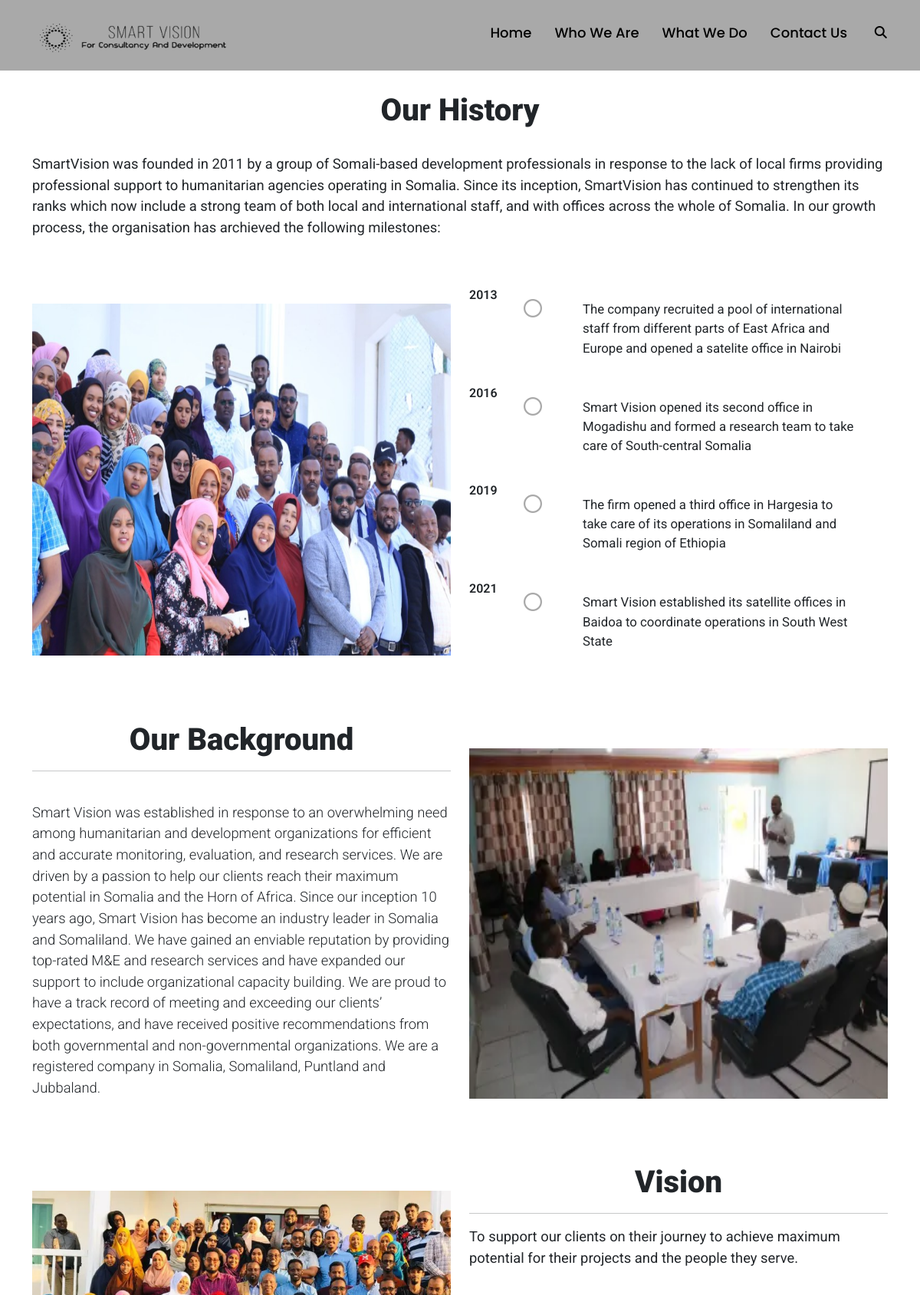
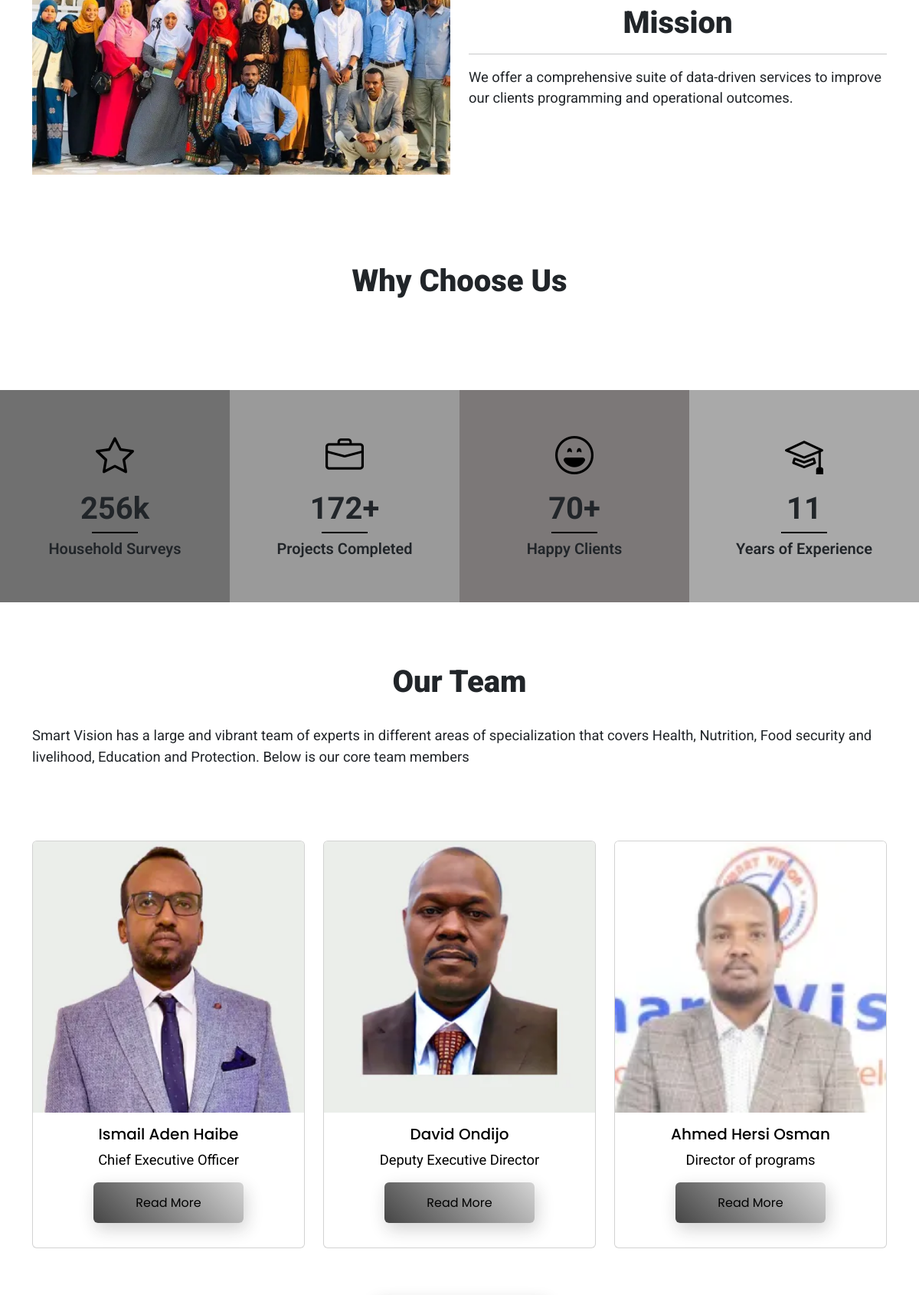
The page /about/ (upper part) on the database its author committed (2 pictures, top to bottom).
### base/models.py (models this page shows, shortened)
class Member(models.Model):
    MANAGEMENT = "Management"
    ASSOCIATE = "Associate"
    MEMBER_CHOICES = [
    (MANAGEMENT, "Management"),
    (ASSOCIATE, "Associate"),
    ]
    name = models.CharField(max_length=200)
    title = models.CharField(max_length=200)
    bio = models.TextField()
    member_type = models.CharField(max_length=10, choices=MEMBER_CHOICES, default=MANAGEMENT,)
    photo = models.ImageField(null=True, blank=True, upload_to="images/")

### base/views.py (the view)
# urls.py: path('about/' , views.aboutPage, name="about"),
def aboutPage(request):
    members = Member.objects.all()[0:3]
    clients = Client.objects.all()
    testimonies = Testimony.objects.all()[0:1]
    testimoniess = Testimony.objects.all()[1:]
    context = {'members': members, 'clients': clients, 'testimonies': testimonies, 'testimoniess': testimoniess}
    return render(request,'base/about.html', context)

### base/models.py (called while the page is built)
    def __str__(self):
        return self.name

### base/templates/base/about.html (shortened to what this page needs)
{% extends 'main.html' %}
{% load static %}
{% block content %}
<div class="about-page-heading top-part" id="scrollspyHeading1">
    <div class="container-md">
        <h1>Our History</h1>
        <br />
        <p>
            SmartVision was founded in 2011 by a group of Somali-based development professionals in response to the
            lack of
            local firms providing professional support to humanitarian agencies operating in Somalia. Since its
            inception,
            SmartVision has continued to strengthen its ranks which now include a strong team of both local and
            international
            staff, and with offices across the whole of Somalia. In our growth process, the organisation has
            archieved the
            following milestones:
        </p>
    </div>
</div>
<div class="about-history padding-small">
    <div class="container-fluid">
        <div class="about-history-content container">
            <div class="row">
                <div class="col-md-6">
                    <div class="about-history-img">
                        <img src="{% static 'images/About.jpeg' %}" alt="about" />
                    </div>
                </div>
                <div class="col-md-6">
                    <div class="single-about-history">
                        <div class="about-history-txt">
                            <div class="main-timeline">
                                <div class="row">
                                    <div class="col-md-2 col-sm-2">
                                        <div class="experience-time">
                                            <h3>2013</h3>
                                        </div>
                                    </div>
                                    <div class="col-md-10 col-sm-10">
                                        <div class="timeline">
                                            <div class="timeline-content">
                                                <h4 class="title">
                                                    <span><i class="fa fa-circle-o" aria-hidden="true"></i></span>
                                                </h4>
                                                <ul class="description">
                                                    <li>
                                                        The company recruited a pool of international staff from
                                                        different parts of East Africa and
                                                        Europe and opened a satelite office in Nairobi
                                                    </li>
                                                </ul>
                                            </div>
                                        </div>
                                    </div>
                                </div>
                                <div class="row">
                                    <div class="col-md-2 col-sm-2">
                                        <div class="experience-time">
                                            <h3>2016</h3>
                                        </div>
                                    </div>
                                    <div class="col-md-10 col-sm-10">
                                        <div class="timeline">
                                            <div class="timeline-content">
                                                <h4 class="title">
                                                    <span><i class="fa fa-circle-o" aria-hidden="true"></i></span>
                                                </h4>
                                                <ul class="description">
                                                    <li>
                                                        Smart Vision opened its second office in Mogadishu and
                                                        formed a research team to take care
                                                        of South-central Somalia
                                                    </li>
                                                </ul>
                                            </div>
                                        </div>
                                    </div>
                                </div>
                                <div class="row">
                                    <div class="col-md-2 col-sm-2">
                                        <div class="experience-time">
                                            <h3>2019</h3>
                                        </div>
                                    </div>
                                    <div class="col-md-10 col-sm-10">
                                        <div class="timeline">
                                            <div class="timeline-content">
                                                <h4 class="title">
                                                    <span><i class="fa fa-circle-o" aria-hidden="true"></i></span>
                                                </h4>
                                                <ul class="description">
                                                    <li>
                                                        The firm opened a third office in Hargesia to take care of
                                                        its operations in Somaliland and
                                                        Somali region of Ethiopia
                                                    </li>
                                                </ul>
                                            </div>
                                        </div>
                                    </div>
                                </div>
                                <div class="row">
                                    <div class="col-md-2 col-sm-2">
                                        <div class="experience-time">
                                            <h3>2021</h3>
                                        </div>
                                    </div>
                                    <div class="col-md-10 col-sm-10">
                                        <div class="timeline">
                                            <div class="timeline-content">
                                                <h4 class="title">
                                                    <span><i class="fa fa-circle-o" aria-hidden="true"></i></span>
                                                </h4>
                                                <ul class="description">
                                                    <li>
                                                        Smart Vision established its satellite offices in Baidoa to
                                                        coordinate operations in South
                                                        West State
                                                    </li>
                                                </ul>
                                            </div>
                                        </div>
                                    </div>
                                </div>
                            </div>
                        </div>
                    </div>
                </div>
            </div>
        </div>
    </div>
</div>
<div class="about-history padding-small">
    <div class="container-fluid">
        <div class="about-history-content container">
            <div class="row">
                <div class="col-md-6">
                    <div class="single-about-history2">
                        <div class="about-history-txt">
                            <h1>Our Background</h1>
                            <hr>
                            <br>
                            <p class="lead">
                                Smart Vision was established in response to an overwhelming need among
                                humanitarian
                                and development
                                organizations for efficient and accurate monitoring, evaluation, and
                                research
                                services. We are driven by
                                a passion to help our clients reach their maximum potential in Somalia and
                                the Horn
                                of Africa.
                                Since our inception 10 years ago, Smart Vision has become an industry leader
                                in
                                Somalia and Somaliland.
                                We have gained an enviable reputation by providing top-rated M&E and
                                research
                                services and have expanded
                                our support to include organizational capacity building.
                                We are proud to have a track record of meeting and exceeding our clients’
                                expectations, and have
                                received positive recommendations from both governmental and
                                non-governmental
                                organizations. We are a
                                registered company in Somalia, Somaliland, Puntland and Jubbaland.
                            </p>
                        </div>
                    </div>
                </div>
                <div class="col-md-6">
                    <div class="about-history-img">
                        <img src="{% static 'images/gallery6.webp' %}" alt="about" />
                    </div>
                </div>
            </div>
        </div>
    </div>
</div>
<div class="about-history padding-small">
    <div class="container-fluid">
        <div class="about-history-content2 container">
            <div class="row row2">
                <div class="col-md-6">
                    <div class="single-about-history">
                        <div class="about-history-img">
                            <img src="{% static 'images/gallery5.webp' %}" alt="about" />
                        </div>
                    </div>
                </div>
                <div class="col-md-6">
                    <div class="single-about-history2">
                        <div class="about-history-txt" id="scrollspyHeading2">
                            <h1>Vision</h1>
                            <hr>
                            <p>
                                To support our clients on their journey to achieve maximum
                                potential for their projects and the people they serve.
                            </p>
                        </div>
                        <br />
                        <div class="about-history-txt">
                            <h1>Mission</h1>
                            <hr>
                            <p>
                                We offer a comprehensive suite of data-driven services to
                                improve our clients programming and operational outcomes.
                            </p>
                        </div>
                    </div>
                </div>
            </div>
        </div>
    </div>
</div>
<div class="counter padding">
    <div class="container-md">
        <h1>Why Choose Us</h1>
    </div>
</div>
<div id="projectFacts" class="sectionClass">
    <div class="fullWidth eight columns">
        <div class="projectFactsWrap">
            <div class="item">
                <i class="bi bi-star"></i>
                <p class="number">256k</p>
                <span></span>
                <p>Household Surveys</p>
            </div>
            <div class="item">
                <i class="bi bi-briefcase"></i>
                <p class="number">172+</p>
                <span></span>
                <p>Projects Completed</p>
            </div>
            <div class="item">
                <i class="bi bi-emoji-laughing"></i>
                <p class="number">70+</p>
                <span></span>
                <p>Happy Clients</p>
            </div>
            <div class="item">
                <i class="bi bi-mortarboard"></i>
                <p class="number">11</p>
                <span></span>
                <p>Years of Experience</p>
            </div>
        </div>
    </div>
</div>
<div class="team padding">
    <div class="container-md">
        <h1>Our Team</h1>
        <br />
        <p>
            Smart Vision has a large and vibrant team of experts in different areas of specialization that covers
            Health, Nutrition, Food security and livelihood, Education and Protection. Below is our core team members
        </p>
    </div>
</div>
<div class="member container-md">
    <div class="row justify-content-center">
        {% for member in members %}
        <div class="col-md-4">
            <div class="card">
                <img src="{{member.photo.url}}" class="card-img-top" alt="" />
                <div class="card-body">
                    <h5>{{member.name}}</h5>
                    <p>{{member.title}}</p>
                    <div id="btn">
                        <a href="{% url 'member' member.id %}" class="butn"><span class="noselect">Read More</span></a>
                    </div>
                </div>
            </div>
        </div>
        {% endfor %}
    </div>
</div>
<br /><br />
{% endblock content %}

### rows shown on the page
Member: photo (picture), name "Ismail Aden Haibe", title "Chief Executive Officer"
Member: photo (picture), name "David Ondijo", title "Deputy Executive Director"
Member: photo (picture), name "Ahmed Hersi Osman", title "Director of programs"
